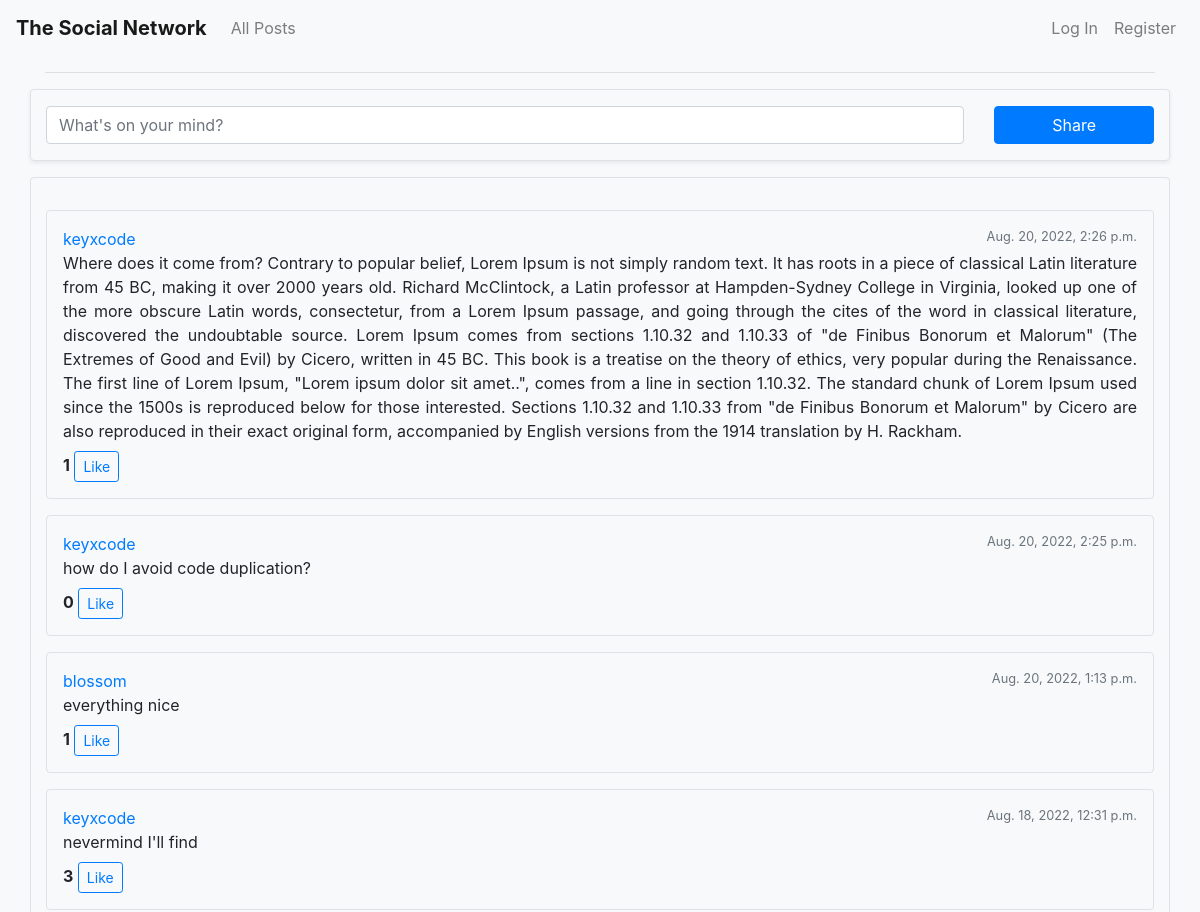
The app's page / (upper part), older data.
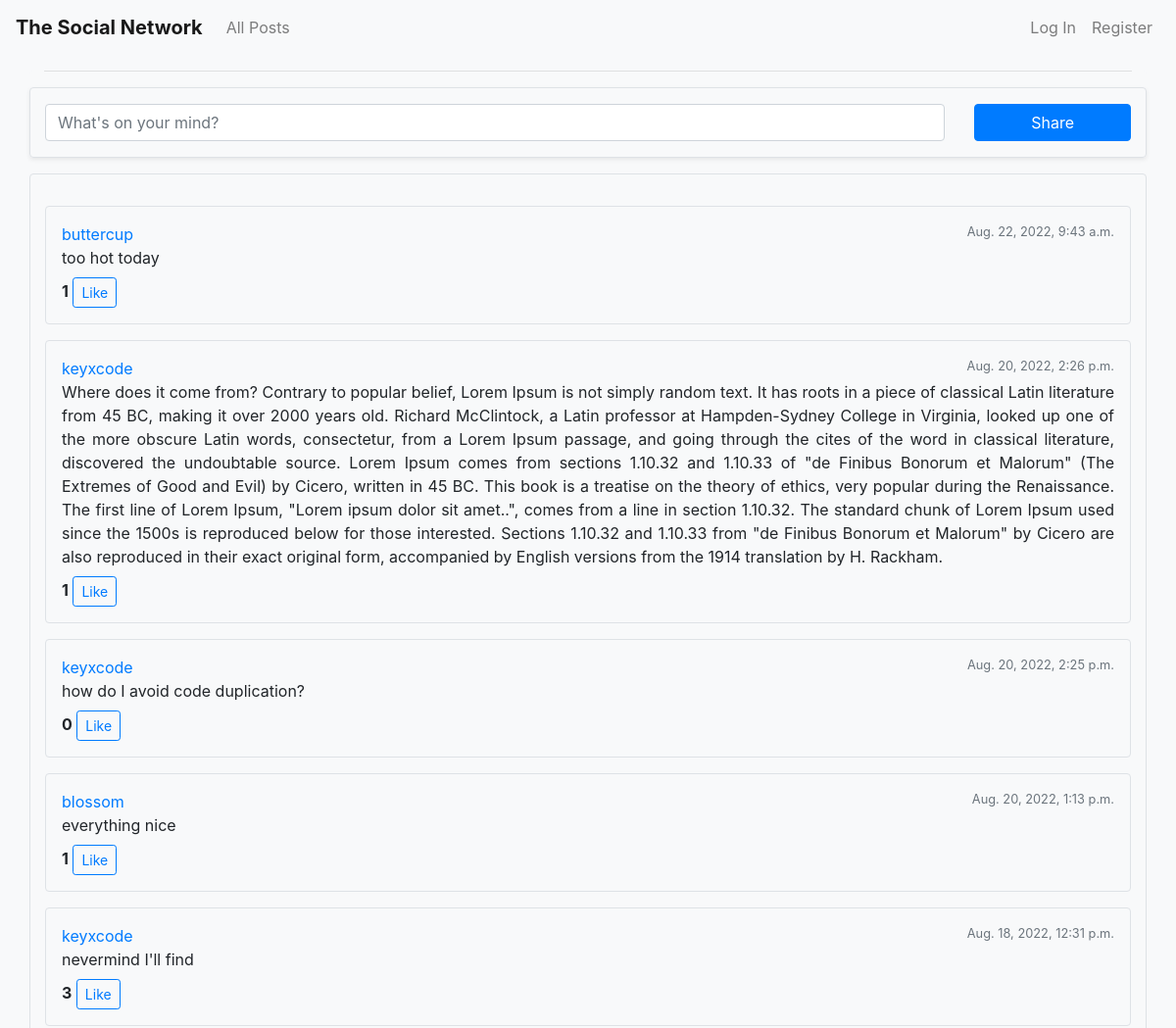
The same page, newer data.
### network/models.py (models this page shows, shortened)
class Post(models.Model):
    content = models.TextField(blank=True)
    poster = models.ForeignKey("User", on_delete=models.CASCADE, null=True, related_name="all_posts")
    timestamp = models.DateTimeField(auto_now_add=True)
    likers = models.ManyToManyField("User", related_name="liked_post")

class User(AbstractUser, models.Model):
    followers = models.ManyToManyField("User", blank="true", related_name="follow")
    follows = models.ManyToManyField("User", blank="true", related_name="followed_by")

### network/views.py (the view)
# urls.py: path("", views.index, name="index"),
def index(request):
    posts = Post.objects.all().order_by('-timestamp')
    return render(request, "network/index.html", {
        "posts": posts
    })

### network/templates/network/index.html (shortened to what this page needs)
{% extends "network/layout.html" %}
{% load static %}
{% block body %}
    <form action="{% url 'create_post' %}" class="border shadow-sm rounded row my-3" method="post">
            <div class="col-md-10">
                <textarea class="form-control my-3" name="content" placeholder="What's on your mind?" required rows="1"></textarea>
            </div>
            <div class="col-md-2">
                <input class="btn btn-primary my-3 w-100" type="submit" value="Share">
            </div>
    </form>
    {% include 'network/posts.html' %}
{% endblock %}

### network/templates/network/posts.html (shortened to what this page needs)
<div class="border rounded row mb-3 py-3">
    <div class="col">
        {% if posts %}
            {% for post in posts %}
                <div class="border rounded p-3 my-3 hover-box">
                    <div class="row">
                        <div class="col">
                            <div class="d-flex">
                                <a href="{% url 'profile' post.poster.id %}">{{ post.poster }}</a>
                                <span class="ml-auto small text-muted">{{ post.timestamp }}</span>
                            </div>
                            <div class="mb-2 text-justify">
                                <span id="post-{{ post.id }}">{{ post.content }}</span>
                            </div>
                            <div>
                                <span class="font-weight-bold" id="like-count-{{ post.id }}">{{ post.likers.all.count }}</span>
                                {% if request.user in post.likers.all %}
                                    <button class="btn btn-primary btn-sm like-button" data-post="{{ post.id }}">Unlike</button>
                                {% else %}
                                    <button class="btn btn-outline-primary btn-sm like-button" data-post="{{ post.id }}">Like</button>
                                {% endif %}
                            </div>
                        </div>
                    </div>
                </div>
            {% endfor %}
        {% else %}
            It's empty here!
        {% endif %}
    </div>
</div>

Row changes from the older to the newer data that the page shows:
added Post: poster "buttercup", timestamp "Aug. 22, 2022, 9:43 a.m.", content "too hot today", likers.all.count "1"
